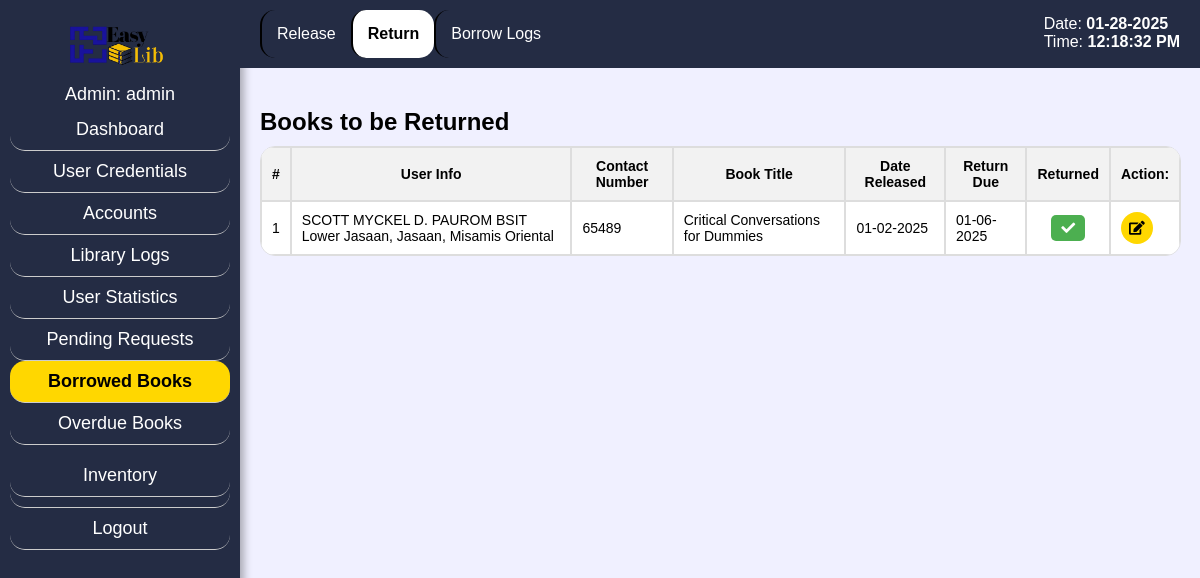
Page /admin_bret.php?aid=1 on the earlier database version.
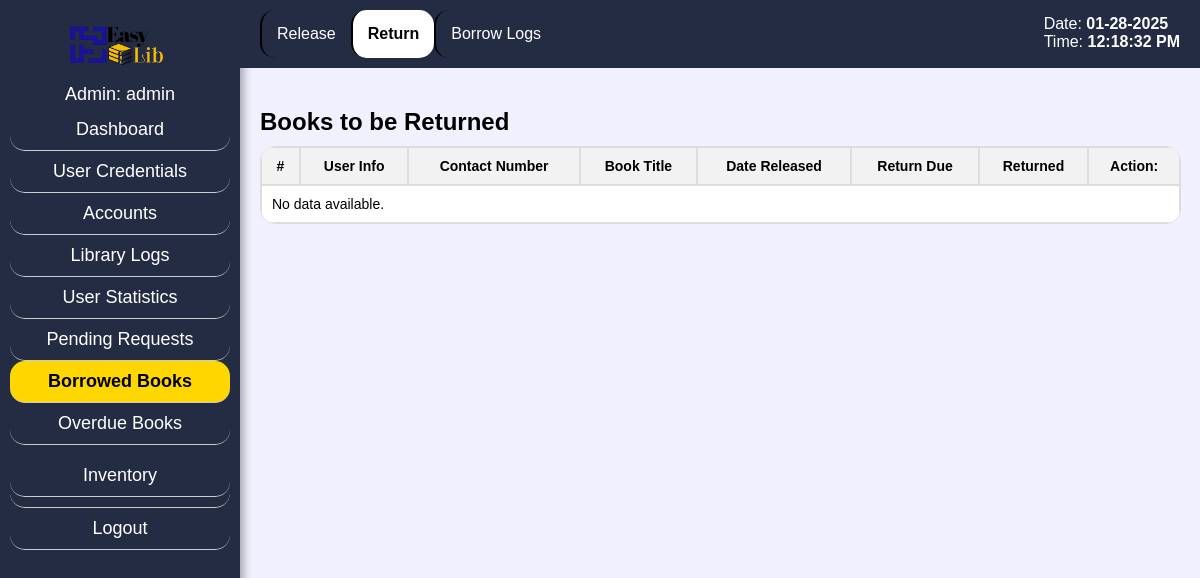
Same page on the later database version.
### tables this page shows
CREATE TABLE `rsv` (
  `rid` int(9) NOT NULL,
  `uid` int(9) NOT NULL,
  `bid` int(9) NOT NULL,
  `info` varchar(255) NOT NULL,
  `contact` varchar(255) NOT NULL,
  `title` varchar(255) NOT NULL,
  `status` varchar(255) NOT NULL,
  `rsv_end` varchar(255) NOT NULL,
  `date_rel` varchar(255) NOT NULL,
  `due_date` varchar(255) NOT NULL,
  `date_ret` varchar(255) NOT NULL,
  `remarks` varchar(255) NOT NULL
);

CREATE TABLE `users` (
  `uid` int(9) NOT NULL,
  `contact` varchar(255) NOT NULL,
  `birthdate` varchar(255) NOT NULL,
  `gender` varchar(50) NOT NULL,
  `username` varchar(255) NOT NULL,
  `password` varchar(255) NOT NULL,
  `info` varchar(255) NOT NULL,
  `idnum` varchar(255) NOT NULL,
  `year_level` varchar(50) NOT NULL,
  `user_type` varchar(99) NOT NULL,
  `profile_image` varchar(99) NOT NULL,
  `status` varchar(99) NOT NULL
);

### admin_bret.php (the view, shortened to what the changed rows need)
<?php
include 'config.php';
?>
<!DOCTYPE html>
<html lang="en">
<head>
    <link rel="stylesheet" href="css/admin_srch.css">
    <link rel="stylesheet" href="https://cdnjs.cloudflare.com/ajax/libs/font-awesome/5.15.4/css/all.min.css">
</head>
<body class="bg">
    <br>
    <div class="content-container">
        <div class="search-bar">
            <h2>Books to be Returned</h2>
            </div>
                <table>
                <thead>
                        <tr>
                            <th>#</th>
                            <th>User Info</th>
                            <th>Contact Number</th>
                            <th>Book Title</th>
                            <th>Date Released</th>
                            <th>Return Due</th>
                            <th>Returned</th>
                            <th>Action:</th>
                        </tr>
                    </thead>
                    <tbody>
                    <?php
                    $query = "SELECT u.info, u.contact, r.title, r.date_rel, r.due_date, r.rid FROM users u JOIN rsv r ON u.uid = r.uid WHERE r.status = 'Released'";
                    $result = $mysqli->query($query);
                    if ($result && $result->num_rows > 0) {
                        $counter = 1;
                        while ($row = $result->fetch_assoc()) {
                            echo "<tr>";
                            echo "<td>" . $counter++ . "</td>";
                            echo "<td>" . $row["info"] . "</td>";
                            echo "<td>" . $row["contact"] . "</td>";
                            echo "<td>" . $row["title"] . "</td>";
                            echo "<td>" . $row["date_rel"] . "</td>";
                            echo "<td>" . $row["due_date"] . "</td>";
                            echo "<td style='text-align: center;'>
                            <form method='post'>
                                <input type='hidden' name='reservation_id' value='" . $row["rid"] . "'>
                                <button type='button' class='approve-btn'><i class='fas fa-check'></i></button>
                            </form>
                        </td>";
                            echo "<td>";
                            echo '<a href="#" class="edit-btn" data-rid="' . $row["rid"] . '" data-due_date="' . $row["due_date"] . '"><i class="fas fa-edit"></i></a>';
                            echo '</td>';
                            echo "</tr>";
                        }
                    } else {
                        echo "<tr><td colspan='8'>No data available.</td></tr>";
                    }
                    ?>
                    </tbody>
                </table>
    </div>
</body>
</html>

Differences in the rows shown:
removed rsv: uid.info "SCOTT MYCKEL D. PAUROM BSIT Lower Jasaan, Jasaan, Misamis Oriental", uid.contact "65489", title "Critical Conversations for Dummies", date_rel "01-02-2025", due_date "01-06-2025"
Other differences:
text now shown: "No data available."
